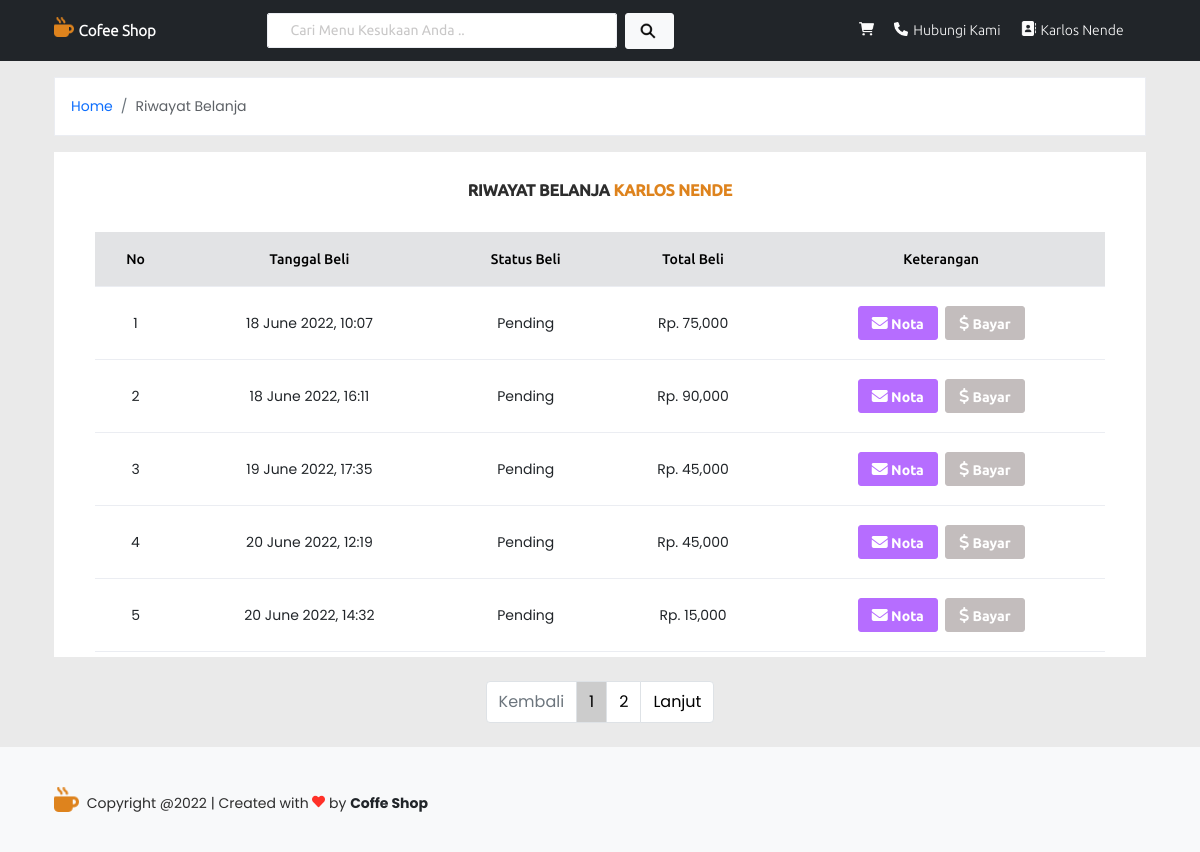
Page /riwayat_belanja.php (signed in) on the committed database.
### tables this page shows
CREATE TABLE `pembelian` (
  `id_pembelian` int(11) NOT NULL,
  `id_pembeli` int(11) NOT NULL,
  `id_kurir` int(11) NOT NULL,
  `tgl_pembelian` timestamp NOT NULL DEFAULT current_timestamp() ON UPDATE current_timestamp(),
  `total_pembelian` int(11) NOT NULL,
  `jenis_kurir` varchar(200) NOT NULL,
  `alamat_pengiriman` text NOT NULL,
  `status_pembelian` varchar(100) NOT NULL DEFAULT 'Pending',
  `resi_pengiriman` varchar(300) NOT NULL
);

### riwayat_belanja.php (the view, shortened to what this page needs)
<?php
include 'koneksi.php';
?>
<!doctype html>
<html lang="en">
<head>
    <link href="css/bootstrap.min.css" rel="stylesheet">
    <link href="css/style.css" rel="stylesheet">
    <link href="css/styleindex.css" rel="stylesheet">
    <link href="css/checkout.css" rel="stylesheet">
</head>
<body>
    <?php include 'navbar.php'; ?>
    <div class="container">
        <nav aria-label="breadcrumb" style="background-color: #FFF;" class="mt-3">
            <ol class="breadcrumb p-3">
                <li class="breadcrumb-item"><a href="index.php" class="text-decoration-none">Home</a></li>
                <li class="breadcrumb-item active" aria-current="page">Riwayat Belanja</li>
            </ol>
        </nav>
    </div>
    <div class="container">
        <div class="judul-kedai pt-4" style="background-color: #FFF; padding: 5px 10px;">
            <h5 class="daftar text-center" style="margin-top: 5px; margin-bottom: -5px; font-weight: bold; text-transform: uppercase;">RIWAYAT BELANJA <b class="pembeli" style="color: #DE831D;"><?php echo $_SESSION["pembeli"]["nama"] ?></b>
            </h5>
        </div>
        <div class="row row-keranjang">
            <div class="col table-responsive mt-3 mx-3">
                <table class="table align-middle text-center table-hover">
                    <thead class="table-secondary">
                        <tr>
                            <th scope="col" class="th-header">No</th>
                            <th scope="col" class="th-header">Tanggal Beli</th>
                            <th scope="col" class="th-header">Status Beli</th>
                            <th scope="col" class="th-header">Total Beli</th>
                            <th scope="col" class="th-header">Keterangan</th>
                        </tr>
                    </thead>
                    <tbody class="table-group-divider align-middle">
                        <?php $nomor = 1; ?>
                        <?php
                        $id_pembeli = $_SESSION["pembeli"]["id_pembeli"];
                        $jumlahDataPerHalaman = 5;
                        $jumlahData = mysqli_num_rows(mysqli_query($koneksi, "SELECT * FROM pembelian WHERE id_pembeli ='$id_pembeli'"));
                        $jumlahHalaman = ceil($jumlahData / $jumlahDataPerHalaman);
                        $halamanAktif = (isset($_GET["halaman"])) ? $_GET["halaman"] : 1;
                        $awalData = ($jumlahDataPerHalaman * $halamanAktif) - $jumlahDataPerHalaman;
                        ?>
                        <?php
                        $id_pembeli = $_SESSION["pembeli"]["id_pembeli"];
                        $ambil = $koneksi->query("SELECT * FROM pembelian WHERE id_pembeli ='$id_pembeli' LIMIT $awalData, $jumlahDataPerHalaman"); ?>
                        <?php
                        while ($pecah = $ambil->fetch_assoc()) { ?>
                            <tr>
                                <td><?php echo $nomor; ?></td>
                                <td><?php echo date("d F Y, H:i", strtotime($pecah['tgl_pembelian'])) ?></td>
                                <td><?php echo $pecah["status_pembelian"] ?></td>
                                <td>Rp. <?php echo number_format($pecah["total_pembelian"]); ?></td>
                                <td>
                                    <a href="nota.php?id=<?php echo $pecah['id_pembelian']; ?>" class="btn btn-sm btn-primary nota mt-1 mb-1"><i class="fa fa-envelope"></i>&nbsp;Nota</a>&nbsp;
                                    <?php if ($pecah['status_pembelian'] == "Pending") : ?>
                                        <a href="pembayaran.php?id=<?php echo $pecah['id_pembelian']; ?>" class="btn btn-sm btn-secondary input mt-1 mb-1">
                                            <i class="fa-solid fa-dollar-sign"></i>&nbsp;Bayar
                                        </a>
                                    <?php else : ?>
                                        <a href="lihatPembayaran.php?id=<?php echo ($pecah["id_pembelian"]); ?>" class="btn btn-sm btn-warning lihat mt-1 mb-1"><i class="fa fa-eye"></i>&nbsp;Lihat Pembayaran</a>
                                    <?php endif ?>
                                </td>
                            </tr>
                            <?php $nomor++; ?>
                        <?php } ?>
                    </tbody>
                </table>
            </div>
        </div>
    </div>
    <nav class="page mt-4">
        <ul class="pagination justify-content-center">
            <?php if ($halamanAktif > 1) { ?>
                <li class="page-item"><a href="?halaman= <?php echo $halamanAktif - 1; ?>" class="page-link" style="color: #000000;">Kembali</a></li>
            <?php } else { ?>
                <li class="page-item disabled"><a href="?halaman= <?php echo $halamanAktif - 1; ?>" class="page-link">Kembali</a></li>
            <?php } ?>
            <?php for ($i = 1; $i <= $jumlahHalaman; $i++) : ?>
                <?php if ($i == $halamanAktif) : ?>
                    <li class="page-item"><a href="?halaman= <?php echo $i; ?>" class="page-link" style="background-color: #CCC; color: #000000;"><?php echo $i; ?></a>
                    </li>
                <?php else : ?>
                    <li class="page-item"><a href="?halaman= <?php echo $i; ?>" class="page-link" style="color: #000000;"><?php echo $i; ?></a>
                    </li>
                <?php endif; ?>
            <?php endfor; ?>
            <?php if ($halamanAktif < $jumlahHalaman) { ?>
                <li class="page-item"><a href="?halaman= <?php echo $halamanAktif + 1; ?>" class="page-link" style="color: #000000;">Lanjut</a></li>
            <?php } else { ?>
                <li class="page-item disabled"><a href="?halaman= <?php echo $halamanAktif + 1; ?>" class="page-link">Lanjut</a></li>
            <?php } ?>
        </ul>
    </nav>
    <?php include 'footer.php'; ?>
</body>
</html>

### css/styleindex.css (style rules this page uses)
body { background-color: #EAEAEA; font-family: 'Poppins', sans-serif; color: #2d2d2d; font-size: 14px; }

### css/checkout.css (style rules this page uses)
body { background-color: #EAEAEA; font-family: 'Poppins', sans-serif; color: #2d2d2d; font-size: 14px; }
.row-keranjang { background-color: #FFF; margin: 0; padding: 5px; padding-top: 15px; }
.th-header { padding-top: 20px !important; padding-bottom: 20px !important; }

### rows in the picture
pembelian: tgl_pembelian "18 June 2022, 10:07", status_pembelian "Pending", total_pembelian "75,000"
pembelian: tgl_pembelian "18 June 2022, 16:11", status_pembelian "Pending", total_pembelian "90,000"
pembelian: tgl_pembelian "19 June 2022, 17:35", status_pembelian "Pending", total_pembelian "45,000"
pembelian: tgl_pembelian "20 June 2022, 12:19", status_pembelian "Pending", total_pembelian "45,000"
pembelian: tgl_pembelian "20 June 2022, 14:32", status_pembelian "Pending", total_pembelian "15,000"

### other values in the picture
$_SESSION['pembeli']['nama'] "Karlos Nende"
$_SESSION["pembeli"]["nama"] "KARLOS NENDE"
